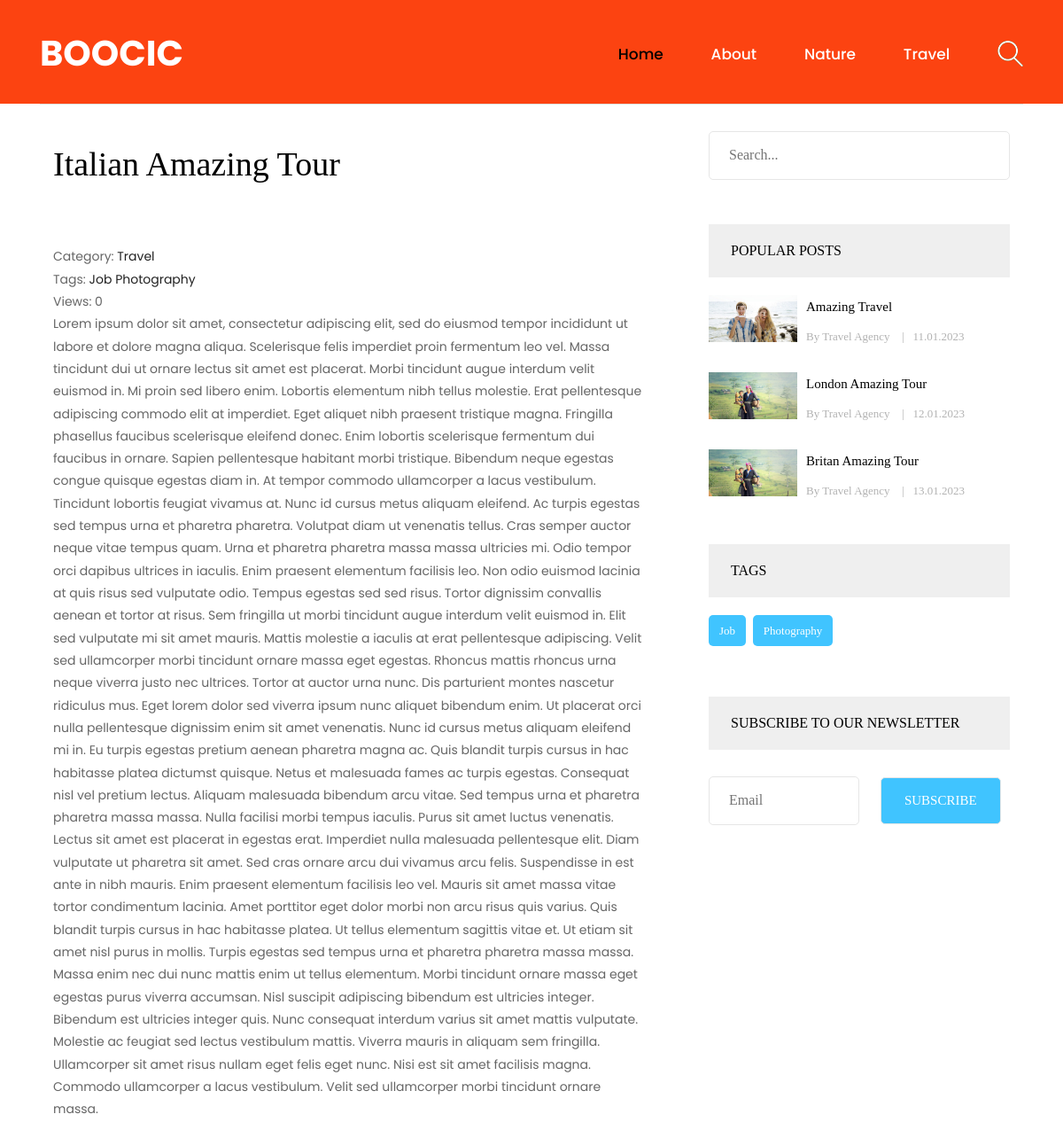
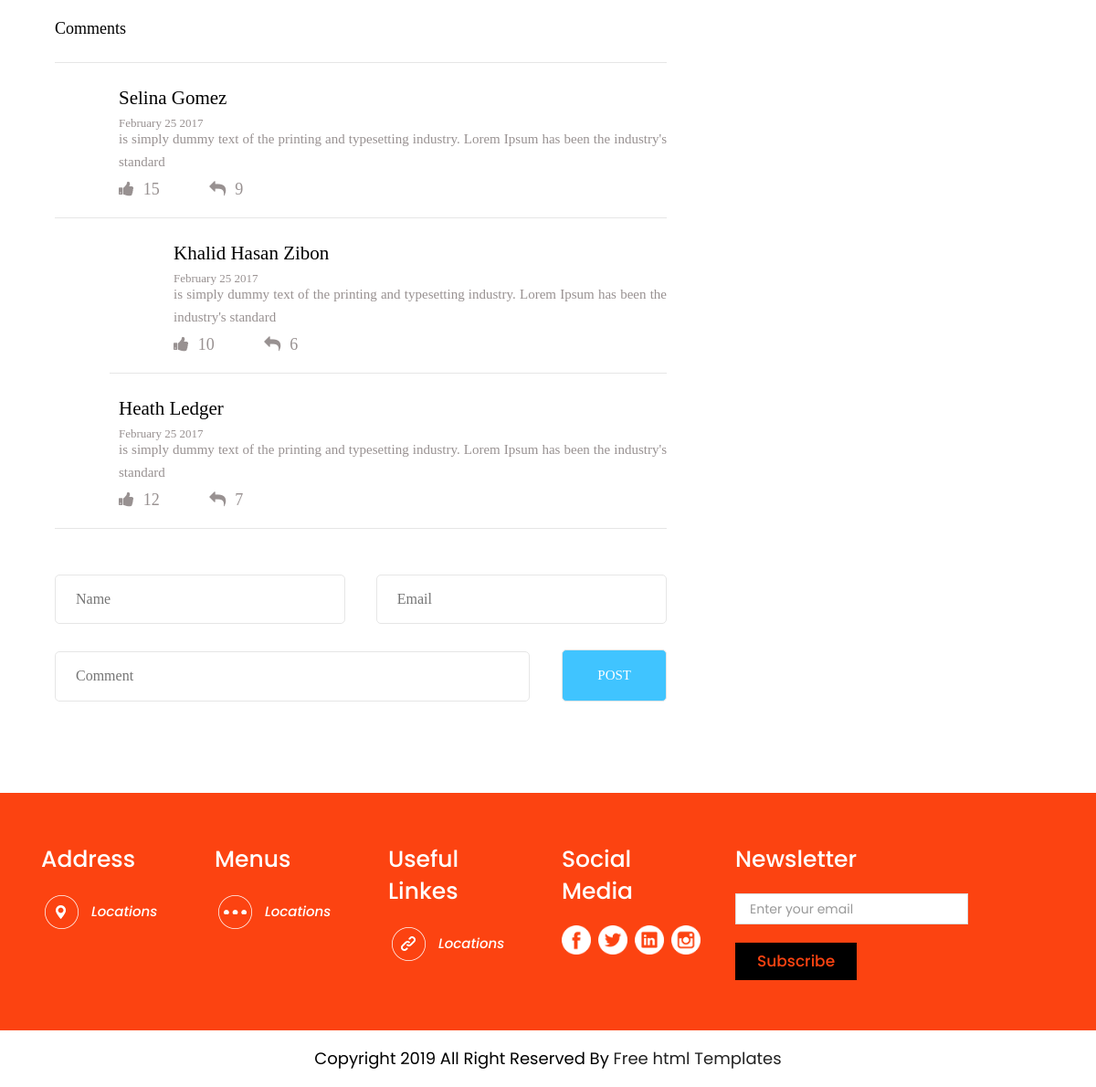
Page /blog/post/italian-amazing-tour/ on the committed database (2 pictures, top to bottom).
### blog/models.py (models this page shows, shortened)
class Category(models.Model):
    title = models.CharField(max_length=255, verbose_name='Название Категории')
    slug = models.SlugField(max_length=255, verbose_name='Url_of_Category', unique=True)
    def __str__(self):
        return self.title
    def get_absolute_url(self):
        return reverse('category', kwargs={"slug": self.slug})
    class Meta:
        verbose_name = 'Категория(ю)'
        verbose_name_plural = 'Категории'
        ordering = ['title']

class Post(models.Model):
    title = models.CharField(max_length=255, verbose_name='Название Поста')
    slug = models.SlugField(max_length=255, verbose_name='Url_of_Post', unique=True)
    author = models.CharField(max_length=100, verbose_name='Автор')
    content = models.TextField(blank=True, verbose_name='Контент')
    created_at = models.DateTimeField(auto_now_add=True, verbose_name='Время Создания')
    updated_at = models.DateTimeField(auto_now=True, verbose_name="Время последнего Редактирования")
    photo = models.ImageField(upload_to='photos/%Y/%m/%d', blank=True, verbose_name='Фото')
    is_published = models.BooleanField(default=True, verbose_name="Опубликовано")
    views = models.IntegerField(default=0, verbose_name='Количество просмотров')
    category = models.ForeignKey(Category, on_delete=models.PROTECT, related_name='get_category',
                                 verbose_name='Категория')
    tags = models.ManyToManyField(Tag, blank=True, related_name='get_tags')
    likes = models.ManyToManyField(User, blank=True, related_name="get_likes")
    def get_absolute_url(self):
        return reverse('post', kwargs={"slug": self.slug})
    class Meta:
        verbose_name = "Пост"
        verbose_name_plural = "Посты(ов)"
        ordering = ['-created_at']

class Tag(models.Model):
    title = models.CharField(max_length=50, verbose_name='Название Тега')
    slug = models.SlugField(max_length=255, verbose_name='Url_of_Tag', unique=True)
    def __str__(self):
        return self.title
    def get_absolute_url(self):
        return reverse('tag', kwargs={"slug": self.slug})
    class Meta:
        verbose_name = "Тэг"
        verbose_name_plural = "Тэги"
        ordering = ['title']

### blog/views.py (the view)
# urls.py: path('post/<str:slug>/', GetPost.as_view(), name='post'),
class GetPost(DetailView):
    model = Post
    template_name = 'blog/single_post.html'
    context_object_name = 'post'

### blog/templatetags/header.py (called while the page is built)
@register.inclusion_tag("templatetags_templates/show_categories_tpl.html")
def show_categories():
    categories = Category.objects.annotate(cnt=Count("get_category", filter=F("get_category__is_published"))).\
        filter(cnt__gt=0)
    return {"categories": categories, }

### blog/templatetags/sidebar.py (called while the page is built)
@register.inclusion_tag('templatetags_templates/popular_posts_tpl.html')
def get_popular_posts(cnt=3):
    posts = Post.objects.order_by('-views')[:cnt]
    return {"posts": posts}

@register.inclusion_tag('templatetags_templates/tags_tpl.html')
def get_tags():
    tags = Tag.objects.all()
    return {"tags": tags}

### blog/templates/blog/single_post.html (shortened to what this page needs)
{% extends 'base_blog/base.html' %}
{% load static %}
{% load sidebar %}
{% block content %}
<section class="single-blog-area">
    <div class="container">
        <div class="row">
            <div class="col-md-12">
                <div class="border-top">
                    <div class="col-md-8">
                        <div class="blog-area">
                            <div class="blog-area-part">
                                <h2>{{ post.title }}</h2>
                                <div class="single-content">
                                    <div>
                                        <span>Category:
                                            <a href="{{ post.category.get_absolute_url }}">{{ post.category }}</a>
                                        </span>
                                        <br>
                                        {% if post.tags.exists %}
                                        <span>
                                            Tags:
                                            {% for tag in post.tags.all %}
                                                <a href="{{ tag.get_absolute_url }}">{{ tag.title }}</a>
                                            {% endfor %}
                                        </span>
                                        <br>
                                        {% endif %}
                                        <span>Views: {{ post.views }}</span>
                                    </div>
                                    {{ post.content|safe }}
                                </div>
                            </div>
                            <div class="commententries">
                                <h3>Comments</h3>
                                <ul class="commentlist">
                                    <li>
                                        <article class="comment">
                                            <header class="comment-author">
                                            </header>
                                            <section class="comment-details">
                                                <div class="author-name">
                                                    <h5><a href="#">Selina Gomez</a></h5>
                                                    <p>February 25 2017</p>
                                                </div>
                                                <div class="comment-body">
                                                    <p>is simply dummy text of the printing and typesetting industry.
                                                        Lorem Ipsum has been the industry's standard </p>
                                                </div>
                                                <div class="reply">
                                                    <p>
                                                        <span>
                                                            <a href="#"><i class="fa fa-thumbs-up"
                                                                           aria-hidden="true"></i></a>15
                                                        </span>
                                                        <span>
                                                            <a href="#"><i class="fa fa-reply"
                                                                           aria-hidden="true"></i></a>9
                                                        </span>
                                                    </p>
                                                </div>
                                            </section>
                                        </article>
                                        <ul class="children">
                                            <li>
                                                <article class="comment">
                                                    <header class="comment-author">
                                                    </header>
                                                    <section class="comment-details">
                                                        <div class="author-name">
                                                            <h5><a href="#">Khalid Hasan Zibon</a></h5>
                                                            <p>February 25 2017</p>
                                                        </div>
                                                        <div class="comment-body">
                                                            <p>is simply dummy text of the printing and typesetting
                                                                industry. Lorem Ipsum has been the industry's
                                                                standard </p>
                                                        </div>
                                                        <div class="reply">
                                                            <p>
                                                                <span>
                                                                    <a href="#"><i class="fa fa-thumbs-up"
                                                                                   aria-hidden="true"></i></a>10
                                                                </span>
                                                                <span>
                                                                    <a href="#"><i class="fa fa-reply"
                                                                                   aria-hidden="true"></i></a>6
                                                                </span>
                                                            </p>
                                                        </div>
                                                    </section>
                                                </article>
                                            </li>
                                        </ul>
                                    </li>
                                    <li>
                                        <article class="comment">
                                            <header class="comment-author">
                                            </header>
                                            <section class="comment-details">
                                                <div class="author-name">
                                                    <h5><a href="#">Heath Ledger</a></h5>
                                                    <p>February 25 2017</p>
                                                </div>
                                                <div class="comment-body">
                                                    <p>is simply dummy text of the printing and typesetting industry.
                                                        Lorem Ipsum has been the industry's standard </p>
                                                </div>
                                                <div class="reply">
                                                    <p>
                                                        <span>
                                                            <a href="#"><i class="fa fa-thumbs-up"
                                                                           aria-hidden="true"></i></a>12
                                                    </span>
                                                        <span>
                                                            <a href="#"><i class="fa fa-reply"
                                                                           aria-hidden="true"></i></a>7
                                                        </span>
                                                    </p>
                                                </div>
                                            </section>
                                        </article>
                                    </li>
                                </ul>
                            </div>
                            <form action="#" method="get">
                                <div class="name">
                                    <input type="text" name="" id="" placeholder="Name" class="name">
                                </div>
                                <div class="email">
                                    <input type="email" name="" id="" placeholder="Email" class="email">
                                </div>
                                <div class="comment">
                                    <input type="text" name="" id="" placeholder="Comment" class="comment">
                                </div>
                                <div class="post">
                                    <input type="submit" value="Post">
                                </div>
                            </form>
                        </div>
                    </div>
                    <div class="col-md-4">
                        <div class="newsletter">
                            <form action="{% url 'search' %}" method="get">
                                <input type="text" name="s" placeholder="Search...">
                            </form>
                        </div>
                        {% get_popular_posts 3 %}
                        {% get_tags %}
                        <div class="newsletter">
                            <h2 class="sidebar-title">Subscribe To oUR nEWSLETTER</h2>
                            <form action="#" method="post">
                                <input type="email" name="" id="" placeholder="Email">
                                <input type="submit" value="Subscribe">
                            </form>
                        </div>
                    </div>
                </div>
            </div>
        </div>
    </div>
</section>
{% endblock %}

### blog/templates/templatetags_templates/show_categories_tpl.html
{% for item in categories %}
<li><a href="{{ item.get_absolute_url }}">{{ item.title }}</a></li>
{% endfor %}

### blog/templates/templatetags_templates/popular_posts_tpl.html
<h2 class="sidebar-title">Popular posts</h2>
<div class="grid">
    {% for post in posts %}
    <div class="portfolio-item recent popular">
        {% if post.photo %}
        <img src="{{ post.photo.url }}" width="350" alt="{{ post.title }}">
        {% else %}
        <img src="https://picsum.photos/id/1060/300/201/?blur=2" alt="{{ post.title }}">
        {% endif %}
        <div class="portfolio-text">
            <h5><a href="{{ post.get_absolute_url }}">{{ post.title }}</a></h5>
            <p>By {{ post.author }} <span>|</span>{{ post.created_at|date:"d.m.Y" }}</p>
        </div>
    </div>
    {% endfor %}
</div>

### blog/templates/templatetags_templates/tags_tpl.html
<div class="tags">
    <h2 class="sidebar-title">Tags</h2>
    {% for tag in tags %}
    <p><a href="{{ tag.get_absolute_url }}">{{ tag }}</a></p>
    {% endfor %}
</div>

### project/static/css/icomoon.css (style rules this page uses)
body { background: #fff; }

### rows in the picture
Category: title "Nature"
Category: title "Travel"
Post: title "Italian Amazing Tour", category "Travel", views "0", content "Lorem ipsum dolor sit amet, consectetur adipiscing elit, sed do eiusmod tempor incididunt ut labore et dolore magna aliqua. Scelerisque felis imperdiet proin fermentum leo vel. Massa tincidunt dui ut ornare lectus sit amet est placerat. Morbi tincidunt augue interdum velit euismod in. Mi proin sed libero enim. Lobortis elementum nibh tellus molestie. Erat pellentesque adipiscing commodo elit at imperdiet. Eget aliquet nibh praesent tristique magna. Fringilla phasellus faucibus scelerisque eleifend donec. Enim lobortis scelerisque fermentum dui faucibus in ornare. Sapien pellentesque habitant morbi tristique. Bibendum neque egestas congue quisque egestas diam in. At tempor commodo…"
Tag: title "Job"
Tag: title "Photography"
Post: photo (picture), title "Amazing Travel", author "Travel Agency", created_at "11.01.2023"
Post: photo (picture), title "London Amazing Tour", author "Travel Agency", created_at "12.01.2023"
Post: photo (picture), title "Britan Amazing Tour", author "Travel Agency", created_at "13.01.2023"
